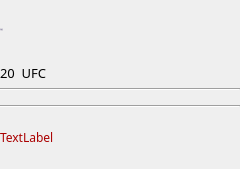
<?xml version="1.0" encoding="UTF-8"?>
<ui version="4.0">
 <class>FeeChooseWidget</class>
 <widget class="QWidget" name="FeeChooseWidget">
  <property name="geometry">
   <rect>
    <x>0</x>
    <y>0</y>
    <width>240</width>
    <height>169</height>
   </rect>
  </property>
  <property name="font">
   <font>
    <family>微软雅黑</family>
   </font>
  </property>
  <property name="windowTitle">
   <string>Form</string>
  </property>
  <layout class="QVBoxLayout" name="verticalLayout_5" stretch="1,1,0,0,0">
   <property name="spacing">
    <number>0</number>
   </property>
   <property name="leftMargin">
    <number>0</number>
   </property>
   <property name="topMargin">
    <number>0</number>
   </property>
   <property name="rightMargin">
    <number>0</number>
   </property>
   <property name="bottomMargin">
    <number>0</number>
   </property>
   <item>
    <widget class="QLabel" name="feeLabel">
     <property name="sizePolicy">
      <sizepolicy hsizetype="Preferred" vsizetype="Expanding">
       <horstretch>0</horstretch>
       <verstretch>0</verstretch>
      </sizepolicy>
     </property>
     <property name="minimumSize">
      <size>
       <width>0</width>
       <height>0</height>
      </size>
     </property>
     <property name="maximumSize">
      <size>
       <width>16777215</width>
       <height>30</height>
      </size>
     </property>
     <property name="font">
      <font>
       <family>微软雅黑</family>
       <pointsize>-1</pointsize>
       <weight>50</weight>
       <italic>false</italic>
       <bold>false</bold>
      </font>
     </property>
     <property name="styleSheet">
      <string notr="true">font: 12px &quot;微软雅黑&quot;;
color:rgb(137,129,161);</string>
     </property>
     <property name="text">
      <string>手续费</string>
     </property>
     <property name="alignment">
      <set>Qt::AlignLeading|Qt::AlignLeft|Qt::AlignVCenter</set>
     </property>
    </widget>
   </item>
   <item>
    <layout class="QVBoxLayout" name="verticalLayout">
     <property name="spacing">
      <number>0</number>
     </property>
     <item>
      <widget class="QLabel" name="label_fee">
       <property name="sizePolicy">
        <sizepolicy hsizetype="Preferred" vsizetype="Expanding">
         <horstretch>0</horstretch>
         <verstretch>0</verstretch>
        </sizepolicy>
       </property>
       <property name="minimumSize">
        <size>
         <width>0</width>
         <height>0</height>
        </size>
       </property>
       <property name="maximumSize">
        <size>
         <width>16777215</width>
         <height>30</height>
        </size>
       </property>
       <property name="font">
        <font>
         <pointsize>10</pointsize>
        </font>
       </property>
       <property name="styleSheet">
        <string notr="true"/>
       </property>
       <property name="text">
        <string>20  UFC</string>
       </property>
      </widget>
     </item>
     <item>
      <widget class="Line" name="line_4">
       <property name="orientation">
        <enum>Qt::Horizontal</enum>
       </property>
      </widget>
     </item>
    </layout>
   </item>
   <item>
    <layout class="QVBoxLayout" name="verticalLayout_2">
     <property name="spacing">
      <number>0</number>
     </property>
     <item>
      <widget class="Line" name="line_6">
       <property name="orientation">
        <enum>Qt::Horizontal</enum>
       </property>
      </widget>
     </item>
    </layout>
   </item>
   <item>
    <layout class="QVBoxLayout" name="verticalLayout_3">
     <property name="spacing">
      <number>0</number>
     </property>
     <item>
      <widget class="QLabel" name="tipLabel">
       <property name="minimumSize">
        <size>
         <width>0</width>
         <height>30</height>
        </size>
       </property>
       <property name="maximumSize">
        <size>
         <width>16777215</width>
         <height>30</height>
        </size>
       </property>
       <property name="styleSheet">
        <string notr="true">color: rgb(170, 0, 0);
background-color:transparent;</string>
       </property>
       <property name="text">
        <string>TextLabel</string>
       </property>
      </widget>
     </item>
    </layout>
   </item>
   <item>
    <spacer name="verticalSpacer">
     <property name="orientation">
      <enum>Qt::Vertical</enum>
     </property>
     <property name="sizeType">
      <enum>QSizePolicy::Preferred</enum>
     </property>
     <property name="sizeHint" stdset="0">
      <size>
       <width>17</width>
       <height>0</height>
      </size>
     </property>
    </spacer>
   </item>
  </layout>
 </widget>
 <resources/>
 <connections/>
</ui>
